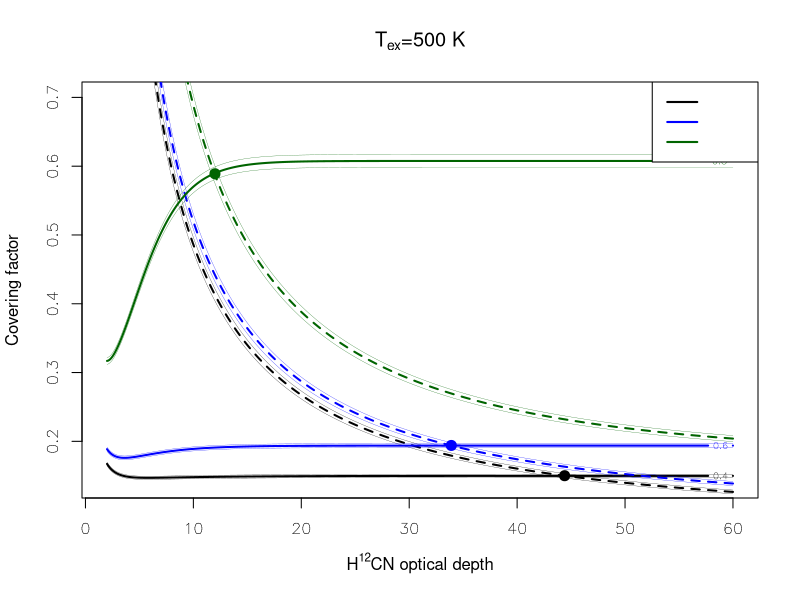

The R script that drew this image: (Note: this script raises an error after producing the figure.)
cvel <- 299792458
kb   <- 1.38e3  # for Jy unit
distance <- 17.5e6				# angular distance 

obsFluxEm <- function(Fcov, Tau, Scont = 0.444981, Tex, freq=356.734e9, r=7.4, H=1.0){
	velDispersion <- 1 + 1.0 / H^2	# velocity dispersion scaled by absorption line width
	Radius <- r / velDispersion		# Radius in pc
	Omega <- 8.0* (Radius / distance)^2 * H
	return(   Scont* (1.0 - Fcov)	# unabsorbed continuum
			+ Scont* Fcov* exp(-Tau) 	# absorbed continuum
			+ 2.0* kb* Tex* (1.0 - exp(-Tau / velDispersion ))* (freq / cvel)^2 * Fcov* Omega )	# emission
}

FluxEm <- function(Fcov, Tau, Tex, freq=356.734e9, r=7.4, H=1.0){
	velDispersion <- 1 + 1.0 / H^2	# velocity dispersion scaled by absorption line width
	Radius <- r / velDispersion		# Radius in pc
	Omega <- 8.0* (Radius / distance)^2 * H
	return(2.0* kb* Tex* (1.0 - exp(-Tau / velDispersion ))* (freq / cvel)^2 * Fcov* Omega )
}


fcov <- seq(0.1, 1.0, by=0.001)
tauH12CN <- seq(2.0, 60, by=0.1)
tauH13CN <- tauH12CN / 50
fluxSigmaH12CN <- 0.0003277
fluxSigmaH13CN <- 0.0002772
fluxSigmaCO21  <- 0.0002739
#HRList <- c(0.4, 0.6, 0.8, 1.0)
HRList <- c(0.4, 0.6, 0.8)
colorList <- c('black', 'blue', 'darkgreen', 'red')
#labelList <- c(expression(paste(Theta, '=0.4')), expression(paste(Theta, '=0.6')), expression(paste(Theta, '=0.8')), expression(paste(Theta, '=1.0')))
labelList <- c(expression(paste(Theta, '=0.4')), expression(paste(Theta, '=0.6')), expression(paste(Theta, '=0.8')))

H12CNflux <- 0.381521
H13CNflux <- 0.403591
H12CNcont <- 0.444981
H13CNcont <- 0.442291
CO21flux <- 0.437903
CO21cont <- 0.483861
CO32flux <- 0.386186
CO32cont <- 0.442262
HCOflux <- 0.399255
HCOcont <- 0.442737

#TexGiven <- 230.0
TexGiven <- 500.0
pdf('HCN_fcov_tau.pdf', height=7)
#titleText <- expression('Solution for H'^{12}*'CN and H'^{13}*'CN flux densities')
titleText <- expression('T'[{'ex'}]*'=500 K')
contour( tauH12CN, fcov, matrix(rep(0.403591, length(fcov)*length(tauH12CN)), nrow=length(tauH12CN), ncol=length(fcov)), type='n', xlab=expression('H'^{12}*'CN optical depth'), ylab='Covering factor',  main=titleText, ylim=c(0.14, 0.7))
bestFcov <- numeric(length(HRList))
bestTau  <- numeric(length(HRList))
for( HR_index in 1:length(HRList) ){

	HR <- HRList[HR_index]
	colorName <- colorList[HR_index]
	#-------- H12CN flux
	FluxH12CN <- matrix(0, nrow=length(tauH12CN), ncol=length(fcov))
	for( tau_index in 1:length(tauH12CN) ){
		FluxH12CN[tau_index,] <- obsFluxEm(Fcov=fcov, Tau=tauH12CN[tau_index], Scont=H12CNcont, Tex=TexGiven, freq=356.734e9, r=7.4, H=HR)
	}

	#-------- H13CN flux
	FluxH13CN <- matrix(0, nrow=length(tauH13CN), ncol=length(fcov))
	for( tau_index in 1:length(tauH13CN) ){
		FluxH13CN[tau_index,] <- obsFluxEm(Fcov=fcov, Tau=tauH13CN[tau_index], Scont=H13CNcont,  Tex=TexGiven, freq=345.340e9, r=7.4, H=HR)
	}

	#-------- Draw implicit curve : Flux(fcov, tau) == observed flux
    contour( tauH12CN, fcov, FluxH12CN, add=T, levels=H12CNflux, col=colorName, labels=sprintf('%.1f', HR), lwd=2)
    contour( tauH12CN, fcov, FluxH13CN, levels=H13CNflux, add=T, col=colorName, drawlabels=F, lty=2, lwd=2)
	contour( tauH12CN, fcov, FluxH12CN, add=T, levels=c(H12CNflux-3*fluxSigmaH12CN, H12CNflux+3*fluxSigmaH12CN ), col=colorName, drawlabels=F, lwd=0.25)
	contour( tauH12CN, fcov, FluxH13CN, add=T, levels=c(H13CNflux-3*fluxSigmaH13CN, H13CNflux+3*fluxSigmaH13CN ), col=colorName, drawlabels=F, lwd=0.25)
	
	#------ most likely point
	resid <- (FluxH12CN - H12CNflux)^2 + (FluxH13CN - H13CNflux)^2
	SolutionIndex <- which(resid == min(resid), arr.ind=TRUE)
	bestTau[HR_index]  <- tauH12CN[SolutionIndex[1]]
	bestFcov[HR_index] <- fcov[SolutionIndex[2]]
	# points(bestTau[HR_index], bestFcov[HR_index], pch=20, cex=2, col=colorName)
	cat(sprintf('H/R=%.1f  Tau=%.1f  fconv=%.4f  Em=%.3e\n', HR, bestTau[HR_index], bestFcov[HR_index], FluxEm(bestFcov[HR_index], bestTau[HR_index], TexGiven, 356.734e9, 7.4, HR) ))
	
	#------ error analysis
	resid <- (FluxH12CN - H12CNflux - fluxSigmaH12CN)^2 + (FluxH13CN - H13CNflux - fluxSigmaH13CN)^2; SolutionIndex <- which(resid == min(resid), arr.ind=TRUE); cat(sprintf('H/R=%.1f  Tau=%.1f  fconv=%.4f\n', HR, tauH12CN[SolutionIndex[1]], fcov[SolutionIndex[2]] ))
	resid <- (FluxH12CN - H12CNflux + fluxSigmaH12CN)^2 + (FluxH13CN - H13CNflux - fluxSigmaH13CN)^2; SolutionIndex <- which(resid == min(resid), arr.ind=TRUE); cat(sprintf('H/R=%.1f  Tau=%.1f  fconv=%.4f\n', HR, tauH12CN[SolutionIndex[1]], fcov[SolutionIndex[2]] ))
	resid <- (FluxH12CN - H12CNflux - fluxSigmaH12CN)^2 + (FluxH13CN - H13CNflux + fluxSigmaH13CN)^2; SolutionIndex <- which(resid == min(resid), arr.ind=TRUE); cat(sprintf('H/R=%.1f  Tau=%.1f  fconv=%.4f\n', HR, tauH12CN[SolutionIndex[1]], fcov[SolutionIndex[2]] ))
	resid <- (FluxH12CN - H12CNflux + fluxSigmaH12CN)^2 + (FluxH13CN - H13CNflux + fluxSigmaH13CN)^2; SolutionIndex <- which(resid == min(resid), arr.ind=TRUE); cat(sprintf('H/R=%.1f  Tau=%.1f  fconv=%.4f\n', HR, tauH12CN[SolutionIndex[1]], fcov[SolutionIndex[2]] ))
	
	#------ Checking Flux for other lines
	cat(sprintf('CO(3-2)   flux = %.3f / %.3f\n', obsFluxEm(Fcov=bestFcov[HR_index], Tau=bestTau[HR_index], Scont=CO32cont, Tex=TexGiven, freq=345.796e9, r=7.4, H=HR), CO32flux))
	cat(sprintf('HCO+(4-3) flux = %.3f / %.3f\n', obsFluxEm(Fcov=bestFcov[HR_index], Tau=bestTau[HR_index], Scont=HCOcont, Tex=TexGiven, freq=356.734e9, r=7.4, H=HR), HCOflux))
}

for( HR_index in 1:length(HRList) ){
	points(bestTau[HR_index], bestFcov[HR_index], pch=20, cex=2, col=colorList[HR_index])
}

legend("topright", legend=labelList, col=colorList, lty=1, lwd=2)
dev.off()

tauCO32 <- bestTau* 0.1284 / 0.1508
for( HR_index in 1:length(HRList) ){
	HR <- HRList[HR_index]
	EmCO32 <- FluxEm(bestFcov[HR_index], tauCO32[HR_index],  TexGiven, 345.796e9, 7.4, HR)
	cat(sprintf('H/R=%.1f  TauCO32=%.1f Em=%.3e\n', HR, tauCO32[HR_index], EmCO32 ))
}

tauHCO <- bestTau* 0.0980 / 0.1508
for( HR_index in 1:length(HRList) ){
	HR <- HRList[HR_index]
	EmHCO <- FluxEm(bestFcov[HR_index], tauHCO[HR_index], TexGiven, 356.734e9, 7.4, HR)
	cat(sprintf('H/R=%.1f  TauHCO=%.1f Em=%.3e\n', HR, tauHCO[HR_index], EmHCO ))
}

if(0){
tauCO32 <- seq(0, 50, by=0.01)
for( HR_index in 1:length(HRList) ){
	HR <- HRList[HR_index]
	FluxCO32 <- obsFluxEm(Fcov=bestFcov[HR_index], Tau=tauCO32, Scont=CO32cont, Tex=TexGiven, freq=345.796e9, r=7.4, H=HR)
	bestTauCO32 <- tauCO32[which.min( (FluxCO32 - CO32flux)^2 )]
	cat(sprintf('H/R=%.1f  TauCO32=%.1f Em=%.3e\n', HR, bestTauCO32, FluxEm(bestFcov[HR_index], bestTauCO32, TexGiven, 345.796e9, 7.4, HR) ))
}

tauHCO <- seq(0, 50, by=0.01)
for( HR_index in 1:length(HRList) ){
	HR <- HRList[HR_index]
	FluxHCO <- obsFluxEm(Fcov=bestFcov[HR_index], Tau=tauHCO, Scont=HCOcont, Tex=TexGiven, freq=356.734e9, r=7.4, H=HR)
	bestTauHCO <- tauHCO[which.min( (FluxHCO - HCOflux)^2 )]
	cat(sprintf('H/R=%.1f  TauHCO=%.1f Em=%.3e\n', HR, bestTauHCO, FluxEm(bestFcov[HR_index], bestTauHCO, TexGiven, 356.734e9, 7.4, HR) ))
}
}